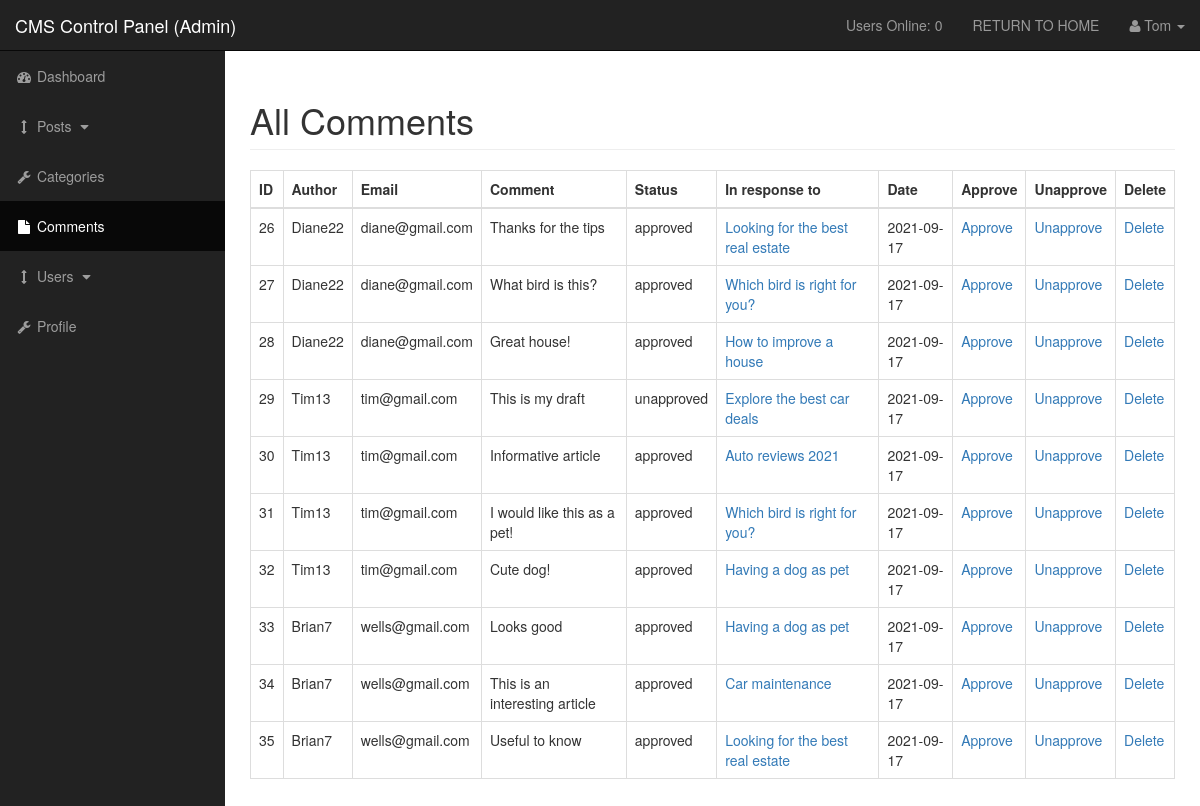
The page /cms/admin/comments.php (signed in) on the database its author committed.
### tables this page shows
CREATE TABLE `comments` (
  `comment_id` int(3) NOT NULL,
  `comment_post_id` int(3) NOT NULL,
  `comment_author_id` int(11) NOT NULL,
  `comment_author` varchar(255) NOT NULL,
  `comment_email` varchar(255) NOT NULL,
  `comment_content` text NOT NULL,
  `comment_status` varchar(255) NOT NULL,
  `comment_date` date NOT NULL
);

CREATE TABLE `posts` (
  `post_id` int(3) NOT NULL,
  `post_category_id` int(3) NOT NULL,
  `post_title` varchar(255) NOT NULL,
  `post_user_id` int(11) NOT NULL,
  `post_user` varchar(255) NOT NULL,
  `post_date` date NOT NULL,
  `post_image` text NOT NULL,
  `post_content` text NOT NULL,
  `post_tags` varchar(255) NOT NULL,
  `post_comment_count` int(11) NOT NULL,
  `post_status` varchar(255) NOT NULL DEFAULT 'draft',
  `post_views` int(11) NOT NULL,
  `post_likes` int(11) NOT NULL
);

### cms/admin/functions.php (called while the page is built, shortened)
<?php
function isAdmin()
{
    if (isset($_SESSION['user_role'])) {
        if ($_SESSION['user_role'] == 'admin') {
            return true;
        } else {
            return false;
        }
    } else {
        return false;
    }
}
?>

### cms/admin/includes/view_all_comments.php (the view, shortened to what this page needs)
<?php $my_id = $_SESSION['id'] ?>
<table class='table table-bordered table-hover'>
    <thead>
        <tr>
            <th>ID</th>
            <?php if (isAdmin()) : ?>
                <th>Author</th>
                <th>Email</th>
            <?php endif; ?>
            <th>Comment</th>
            <th>Status</th>
            <th>In response to</th>
            <th>Date</th>
            <?php if (isAdmin()) : ?>
                <th>Approve</th>
                <th>Unapprove</th>
            <?php endif; ?>
            <th>Delete</th>
        </tr>
    </thead>
    <tbody>
        <?php
        if (isAdmin()) {
            $query = "SELECT * FROM comments";
        } else {
            $query = "SELECT * FROM comments WHERE comment_author_id = {$my_id}";
        }
        $get_comments = mysqli_query($connection, $query);
        while ($row = mysqli_fetch_assoc($get_comments)) {
            $comment_id  = $row['comment_id'];
            $comment_post_id = $row['comment_post_id'];
            $comment_author = $row['comment_author'];
            $comment_email = $row['comment_email'];
            $comment_content = $row['comment_content'];
            $comment_status = $row['comment_status'];
            $comment_date = $row['comment_date'];
            echo "<tr>";
            echo "<td>{$comment_id}</td>";
            if (isAdmin()) {
                echo "<td>{$comment_author}</td>";
                echo "<td>{$comment_email}</td>";
            }
            echo "<td>{$comment_content}</td>";
            $query = "SELECT * FROM posts WHERE post_id = {$comment_post_id}";
            $result = mysqli_query($connection, $query);
            $row = mysqli_fetch_assoc($result);
            echo "<td>{$comment_status}</td>";
            echo "<td><a href='../post.php?p_id={$comment_post_id}'>{$row['post_title']}</a></td>";
            echo "<td>{$comment_date}</td>";
            if (isAdmin()) {
                echo "<td><a href='comments.php?approved={$comment_id}'>Approve</a></td>";
                echo "<td><a href='comments.php?unapproved={$comment_id}'>Unapprove</a></td>";
            }
            echo "<td><a href='javascript:void(0)' rel='{$comment_id}' class='delete_comments'>Delete</a></td>";
        }
        ?>
    </tbody>
</table>

### cms/admin/css/sb-admin.css (style rules this page uses)
body { margin-top: 100px; background-color: #222; }
@media (min-width:768px) { body { margin-top: 50px; } }

### rows shown on the page
comments: comment_id "26", comment_author "Diane22", comment_email "diane@gmail.com", comment_content "Thanks for the tips", comment_status "approved", posts.post_title "Looking for the best real estate", comment_date "2021-09-17"
comments: comment_id "27", comment_author "Diane22", comment_email "diane@gmail.com", comment_content "What bird is this?", comment_status "approved", posts.post_title "Which bird is right for you?", comment_date "2021-09-17"
comments: comment_id "28", comment_author "Diane22", comment_email "diane@gmail.com", comment_content "Great house!", comment_status "approved", posts.post_title "How to improve a house", comment_date "2021-09-17"
comments: comment_id "29", comment_author "Tim13", comment_email "tim@gmail.com", comment_content "This is my draft", comment_status "unapproved", posts.post_title "Explore the best car deals", comment_date "2021-09-17"
comments: comment_id "30", comment_author "Tim13", comment_email "tim@gmail.com", comment_content "Informative article", comment_status "approved", posts.post_title "Auto reviews 2021", comment_date "2021-09-17"
comments: comment_id "31", comment_author "Tim13", comment_email "tim@gmail.com", comment_content "I would like this as a pet!", comment_status "approved", posts.post_title "Which bird is right for you?", comment_date "2021-09-17"
comments: comment_id "32", comment_author "Tim13", comment_email "tim@gmail.com", comment_content "Cute dog!", comment_status "approved", posts.post_title "Having a dog as pet", comment_date "2021-09-17"
comments: comment_id "33", comment_author "Brian7", comment_email "wells@gmail.com", comment_content "Looks good", comment_status "approved", posts.post_title "Having a dog as pet", comment_date "2021-09-17"
comments: comment_id "34", comment_author "Brian7", comment_email "wells@gmail.com", comment_content "This is an interesting article", comment_status "approved", posts.post_title "Car maintenance", comment_date "2021-09-17"
comments: comment_id "35", comment_author "Brian7", comment_email "wells@gmail.com", comment_content "Useful to know", comment_status "approved", posts.post_title "Looking for the best real estate", comment_date "2021-09-17"

### other values the page prints
$_SESSION['user_role'] "Admin"
usersOnline() "0"
$_SESSION['username'] "Tom"
